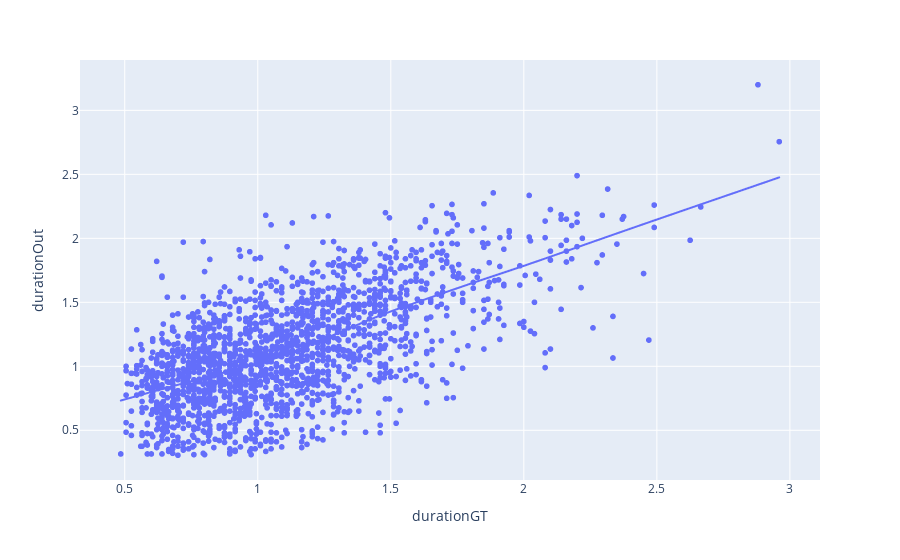

The notebook cell saved with this chart:
### Code cell
px.scatter(allTablesOut[allTablesOut.tp],x="durationGT",y="durationOut",trendline="lowess")

### Figure 1 — Plotly figure (JSON) as saved in the notebook; plotly's stock layout.template omitted (floating-point values rounded to 4 significant figures; data arrays with more than 128 entries replaced by an {"elided": "..."} marker saying what was removed)
{"data": [{"hovertemplate": "durationGT=%{x}<br>durationOut=%{y}<extra></extra>", "legendgroup": "", "marker": {"color": "#636efa", "symbol": "circle"}, "mode": "markers", "name": "", "showlegend": false, "type": "scattergl", "x": {"elided": "1898 float values"}, "xaxis": "x", "y": {"elided": "1898 float values"}, "yaxis": "y"}, {"hovertemplate": "<b>LOWESS trendline</b><br><br>durationGT=%{x}<br>durationOut=%{y} <b>(trend)</b><extra></extra>", "legendgroup": "", "marker": {"color": "#636efa", "symbol": "circle"}, "mode": "lines", "name": "", "showlegend": false, "type": "scattergl", "x": {"elided": "1898 float values"}, "xaxis": "x", "y": {"elided": "1898 float values"}, "yaxis": "y"}], "layout": {"legend": {"tracegroupgap": 0}, "margin": {"t": 60}, "xaxis": {"anchor": "y", "domain": [0, 1], "title": {"text": "durationGT"}}, "yaxis": {"anchor": "x", "domain": [0, 1], "title": {"text": "durationOut"}}}}
